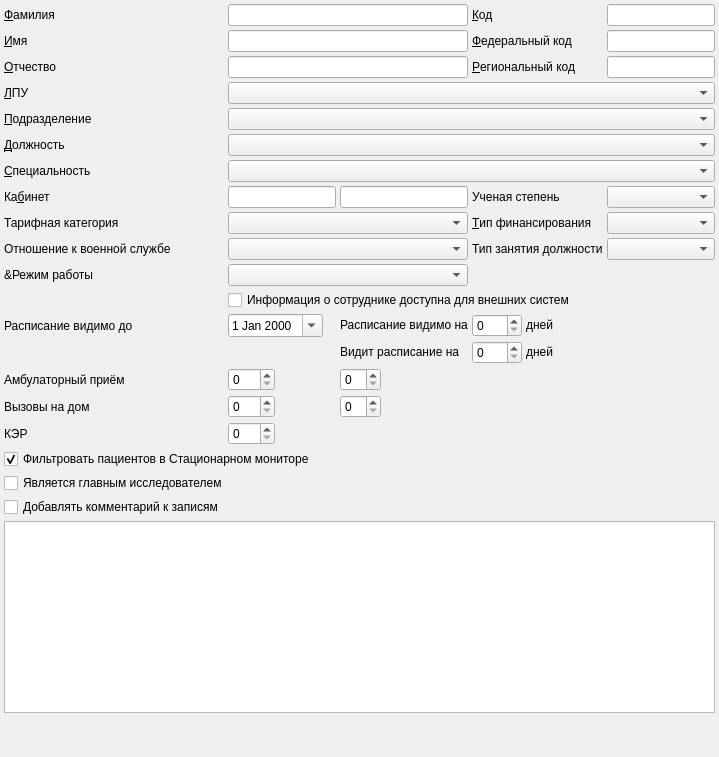
     <widget class="QWidget" name="tabGeneral">
      <attribute name="title">
       <string>Общие</string>
      </attribute>
      <layout class="QGridLayout" name="gridLayout">
       <property name="margin">
        <number>4</number>
       </property>
       <property name="spacing">
        <number>4</number>
       </property>
       <item row="4" column="0">
        <widget class="QLabel" name="lblOrgStructure">
         <property name="sizePolicy">
          <sizepolicy hsizetype="Maximum" vsizetype="Preferred">
           <horstretch>0</horstretch>
           <verstretch>0</verstretch>
          </sizepolicy>
         </property>
         <property name="text">
          <string>&amp;Подразделение</string>
         </property>
         <property name="buddy">
          <cstring>cmbOrgStructure</cstring>
         </property>
        </widget>
       </item>
       <item row="19" column="2">
        <widget class="QSpinBox" name="edtAmbPlan2">
         <property name="sizePolicy">
          <sizepolicy hsizetype="Maximum" vsizetype="Fixed">
           <horstretch>0</horstretch>
           <verstretch>0</verstretch>
          </sizepolicy>
         </property>
         <property name="toolTip">
          <string>План амбулаторного приёма, второй период</string>
         </property>
        </widget>
       </item>
       <item row="9" column="0">
        <widget class="QLabel" name="lblOffice">
         <property name="sizePolicy">
          <sizepolicy hsizetype="Maximum" vsizetype="Preferred">
           <horstretch>0</horstretch>
           <verstretch>0</verstretch>
          </sizepolicy>
         </property>
         <property name="text">
          <string>Ка&amp;бинет</string>
         </property>
         <property name="buddy">
          <cstring>edtOffice</cstring>
         </property>
        </widget>
       </item>
       <item row="33" column="0" colspan="7">
        <spacer name="verticalSpacer_2">
         <property name="orientation">
          <enum>Qt::Vertical</enum>
         </property>
         <property name="sizeHint" stdset="0">
          <size>
           <width>20</width>
           <height>40</height>
          </size>
         </property>
        </spacer>
       </item>
       <item row="1" column="0">
        <widget class="QLabel" name="lblFirstName">
         <property name="sizePolicy">
          <sizepolicy hsizetype="Maximum" vsizetype="Preferred">
           <horstretch>0</horstretch>
           <verstretch>0</verstretch>
          </sizepolicy>
         </property>
         <property name="text">
          <string>&amp;Имя</string>
         </property>
         <property name="buddy">
          <cstring>edtFirstName</cstring>
         </property>
        </widget>
       </item>
       <item row="0" column="6">
        <widget class="QLineEdit" name="edtCode">
         <property name="sizePolicy">
          <sizepolicy hsizetype="Preferred" vsizetype="Fixed">
           <horstretch>0</horstretch>
           <verstretch>0</verstretch>
          </sizepolicy>
         </property>
        </widget>
       </item>
       <item row="1" column="1" colspan="3">
        <widget class="QLineEdit" name="edtFirstName">
         <property name="sizePolicy">
          <sizepolicy hsizetype="Preferred" vsizetype="Fixed">
           <horstretch>0</horstretch>
           <verstretch>0</verstretch>
          </sizepolicy>
         </property>
        </widget>
       </item>
       <item row="16" column="1" colspan="5">
        <widget class="QCheckBox" name="chkAvailableForExternal">
         <property name="sizePolicy">
          <sizepolicy hsizetype="Preferred" vsizetype="Fixed">
           <horstretch>0</horstretch>
           <verstretch>0</verstretch>
          </sizepolicy>
         </property>
         <property name="text">
          <string>Информация о сотруднике доступна для внешних систем</string>
         </property>
        </widget>
       </item>
       <item row="17" column="2" colspan="2">
        <widget class="QLabel" name="lblTimelineAccessibilityDays">
         <property name="sizePolicy">
          <sizepolicy hsizetype="Maximum" vsizetype="Maximum">
           <horstretch>0</horstretch>
           <verstretch>0</verstretch>
          </sizepolicy>
         </property>
         <property name="toolTip">
          <string>Расписание данного врача видно другим пользователям не более, чем на заданное количество дней. Ограничение может быть снято или усилено некоторыми правами и настройками.
0 = видимость не ограничена.</string>
         </property>
         <property name="text">
          <string>Расписание видимо на</string>
         </property>
         <property name="wordWrap">
          <bool>false</bool>
         </property>
         <property name="buddy">
          <cstring>edtTimelineAccessibilityDays</cstring>
         </property>
        </widget>
       </item>
       <item row="12" column="0">
        <widget class="QLabel" name="lblIsReservist">
         <property name="sizePolicy">
          <sizepolicy hsizetype="Maximum" vsizetype="Preferred">
           <horstretch>0</horstretch>
           <verstretch>0</verstretch>
          </sizepolicy>
         </property>
         <property name="text">
          <string>Отношение к военной службе</string>
         </property>
         <property name="buddy">
          <cstring>edtRetireDate</cstring>
         </property>
        </widget>
       </item>
       <item row="17" column="5">
        <widget class="QLabel" name="lblTimelineAccessibilityDaysSuffix">
         <property name="sizePolicy">
          <sizepolicy hsizetype="Preferred" vsizetype="Maximum">
           <horstretch>0</horstretch>
           <verstretch>0</verstretch>
          </sizepolicy>
         </property>
         <property name="text">
          <string>дней</string>
         </property>
        </widget>
       </item>
       <item row="17" column="1">
        <widget class="CDateEdit" name="edtLastAccessibleTimelineDate">
         <property name="enabled">
          <bool>true</bool>
         </property>
         <property name="sizePolicy">
          <sizepolicy hsizetype="Maximum" vsizetype="Fixed">
           <horstretch>0</horstretch>
           <verstretch>0</verstretch>
          </sizepolicy>
         </property>
         <property name="toolTip">
          <string>Если это поле заполнено,
то указанная дата используется как предельная дата до которой видно расписание.</string>
         </property>
         <property name="calendarPopup">
          <bool>true</bool>
         </property>
        </widget>
       </item>
       <item row="17" column="4">
        <widget class="QSpinBox" name="edtTimelineAccessibilityDays">
         <property name="enabled">
          <bool>true</bool>
         </property>
         <property name="sizePolicy">
          <sizepolicy hsizetype="Preferred" vsizetype="Fixed">
           <horstretch>0</horstretch>
           <verstretch>0</verstretch>
          </sizepolicy>
         </property>
         <property name="maximumSize">
          <size>
           <width>50</width>
           <height>16777215</height>
          </size>
         </property>
         <property name="toolTip">
          <string>Расписание данного врача видно другим пользователям не более, чем на заданное количество дней. Ограничение может быть снято или усилено некоторыми правами и настройками.
0 = видимость не ограничена.</string>
         </property>
         <property name="suffix">
          <string/>
         </property>
         <property name="maximum">
          <number>999</number>
         </property>
        </widget>
       </item>
       <item row="9" column="1">
        <widget class="QLineEdit" name="edtOffice">
         <property name="sizePolicy">
          <sizepolicy hsizetype="Preferred" vsizetype="Fixed">
           <horstretch>0</horstretch>
           <verstretch>0</verstretch>
          </sizepolicy>
         </property>
        </widget>
       </item>
       <item row="9" column="2" colspan="2">
        <widget class="QLineEdit" name="edtOffice2"/>
       </item>
       <item row="17" column="0">
        <widget class="QLabel" name="lblLastAccessibleTimelineDate">
         <property name="sizePolicy">
          <sizepolicy hsizetype="Preferred" vsizetype="Minimum">
           <horstretch>0</horstretch>
           <verstretch>0</verstretch>
          </sizepolicy>
         </property>
         <property name="text">
          <string>Расписание видимо до</string>
         </property>
         <property name="wordWrap">
          <bool>false</bool>
         </property>
         <property name="buddy">
          <cstring>edtLastAccessibleTimelineDate</cstring>
         </property>
        </widget>
       </item>
       <item row="2" column="0">
        <widget class="QLabel" name="lblPatrName">
         <property name="sizePolicy">
          <sizepolicy hsizetype="Maximum" vsizetype="Preferred">
           <horstretch>0</horstretch>
           <verstretch>0</verstretch>
          </sizepolicy>
         </property>
         <property name="text">
          <string>&amp;Отчество</string>
         </property>
         <property name="buddy">
          <cstring>edtPatrName</cstring>
         </property>
        </widget>
       </item>
       <item row="0" column="0">
        <widget class="QLabel" name="lblLastName">
         <property name="sizePolicy">
          <sizepolicy hsizetype="Maximum" vsizetype="Preferred">
           <horstretch>0</horstretch>
           <verstretch>0</verstretch>
          </sizepolicy>
         </property>
         <property name="text">
          <string>&amp;Фамилия</string>
         </property>
         <property name="buddy">
          <cstring>edtLastName</cstring>
         </property>
        </widget>
       </item>
       <item row="23" column="2">
        <widget class="QSpinBox" name="edtHomePlan2">
         <property name="sizePolicy">
          <sizepolicy hsizetype="Maximum" vsizetype="Fixed">
           <horstretch>0</horstretch>
           <verstretch>0</verstretch>
          </sizepolicy>
         </property>
         <property name="toolTip">
          <string>План по вызовам на дом, второй период</string>
         </property>
        </widget>
       </item>
       <item row="9" column="4" colspan="2">
        <widget class="QLabel" name="lblAcademicDegree">
         <property name="sizePolicy">
          <sizepolicy hsizetype="Preferred" vsizetype="Preferred">
           <horstretch>0</horstretch>
           <verstretch>0</verstretch>
          </sizepolicy>
         </property>
         <property name="text">
          <string>Ученая степень</string>
         </property>
         <property name="buddy">
          <cstring>cmbAcademicDegree</cstring>
         </property>
        </widget>
       </item>
       <item row="10" column="1" colspan="3">
        <widget class="CRBComboBox" name="cmbTariffCategory"/>
       </item>
       <item row="9" column="6">
        <widget class="CEnumComboBox" name="cmbAcademicDegree"/>
       </item>
       <item row="10" column="0">
        <widget class="QLabel" name="lblTariffCategory">
         <property name="text">
          <string>Тарифная категория</string>
         </property>
         <property name="buddy">
          <cstring>cmbTariffCategory</cstring>
         </property>
        </widget>
       </item>
       <item row="0" column="1" colspan="3">
        <widget class="QLineEdit" name="edtLastName">
         <property name="sizePolicy">
          <sizepolicy hsizetype="Preferred" vsizetype="Fixed">
           <horstretch>0</horstretch>
           <verstretch>0</verstretch>
          </sizepolicy>
         </property>
        </widget>
       </item>
       <item row="2" column="1" colspan="3">
        <widget class="QLineEdit" name="edtPatrName">
         <property name="sizePolicy">
          <sizepolicy hsizetype="Preferred" vsizetype="Fixed">
           <horstretch>0</horstretch>
           <verstretch>0</verstretch>
          </sizepolicy>
         </property>
        </widget>
       </item>
       <item row="1" column="6">
        <widget class="QLineEdit" name="edtFederalCode">
         <property name="sizePolicy">
          <sizepolicy hsizetype="Preferred" vsizetype="Fixed">
           <horstretch>0</horstretch>
           <verstretch>0</verstretch>
          </sizepolicy>
         </property>
        </widget>
       </item>
       <item row="0" column="4" colspan="2">
        <widget class="QLabel" name="lblCode">
         <property name="sizePolicy">
          <sizepolicy hsizetype="Preferred" vsizetype="Preferred">
           <horstretch>0</horstretch>
           <verstretch>0</verstretch>
          </sizepolicy>
         </property>
         <property name="text">
          <string>&amp;Код</string>
         </property>
         <property name="buddy">
          <cstring>edtCode</cstring>
         </property>
        </widget>
       </item>
       <item row="1" column="4" colspan="2">
        <widget class="QLabel" name="lblFederalCode">
         <property name="sizePolicy">
          <sizepolicy hsizetype="Preferred" vsizetype="Preferred">
           <horstretch>0</horstretch>
           <verstretch>0</verstretch>
          </sizepolicy>
         </property>
         <property name="text">
          <string>&amp;Федеральный код</string>
         </property>
         <property name="buddy">
          <cstring>edtFederalCode</cstring>
         </property>
        </widget>
       </item>
       <item row="14" column="1" colspan="3">
        <widget class="CEnumComboBox" name="cmbEmploymentType"/>
       </item>
       <item row="2" column="4" colspan="2">
        <widget class="QLabel" name="lblRegionalCode">
         <property name="sizePolicy">
          <sizepolicy hsizetype="Preferred" vsizetype="Preferred">
           <horstretch>0</horstretch>
           <verstretch>0</verstretch>
          </sizepolicy>
         </property>
         <property name="text">
          <string>&amp;Региональный код</string>
         </property>
         <property name="buddy">
          <cstring>edtRegionalCode</cstring>
         </property>
        </widget>
       </item>
       <item row="29" column="0">
        <widget class="QCheckBox" name="chkAddComment">
         <property name="text">
          <string>Добавлять комментарий к записям</string>
         </property>
        </widget>
       </item>
       <item row="24" column="1">
        <widget class="QSpinBox" name="edtExpPlan">
         <property name="sizePolicy">
          <sizepolicy hsizetype="Maximum" vsizetype="Fixed">
           <horstretch>0</horstretch>
           <verstretch>0</verstretch>
          </sizepolicy>
         </property>
         <property name="toolTip">
          <string>План КЭР</string>
         </property>
         <property name="maximum">
          <number>999</number>
         </property>
        </widget>
       </item>
       <item row="3" column="0">
        <widget class="QLabel" name="lblOrg">
         <property name="sizePolicy">
          <sizepolicy hsizetype="Maximum" vsizetype="Preferred">
           <horstretch>0</horstretch>
           <verstretch>0</verstretch>
          </sizepolicy>
         </property>
         <property name="text">
          <string>&amp;ЛПУ</string>
         </property>
         <property name="buddy">
          <cstring>cmbOrg</cstring>
         </property>
        </widget>
       </item>
       <item row="3" column="1" colspan="6">
        <widget class="CPolyclinicComboBox" name="cmbOrg"/>
       </item>
       <item row="4" column="1" colspan="6">
        <widget class="COrgStructureComboBox" name="cmbOrgStructure"/>
       </item>
       <item row="6" column="1" colspan="6">
        <widget class="CRBComboBox" name="cmbSpeciality"/>
       </item>
       <item row="10" column="6">
        <widget class="CRBComboBox" name="cmbFinance">
         <property name="sizePolicy">
          <sizepolicy hsizetype="Preferred" vsizetype="Fixed">
           <horstretch>0</horstretch>
           <verstretch>0</verstretch>
          </sizepolicy>
         </property>
         <property name="toolTip">
          <string>&lt;html&gt;&lt;head&gt;&lt;meta name=&quot;qrichtext&quot; content=&quot;1&quot; /&gt;&lt;style type=&quot;text/css&quot;&gt;
p, li { white-space: pre-wrap; }
&lt;/style&gt;&lt;/head&gt;&lt;body style=&quot; font-family:'MS Shell Dlg 2'; font-size:8.25pt; font-weight:400; font-style:normal; text-decoration:none;&quot;&gt;
&lt;p style=&quot; margin-top:0px; margin-bottom:0px; margin-left:0px; margin-right:0px; -qt-block-indent:0; text-indent:0px;&quot;&gt;Тип финансирования для визитов&lt;/p&gt;&lt;/body&gt;&lt;/html&gt;</string>
         </property>
        </widget>
       </item>
       <item row="23" column="0">
        <widget class="QLabel" name="lblHomePlan">
         <property name="sizePolicy">
          <sizepolicy hsizetype="Maximum" vsizetype="Preferred">
           <horstretch>0</horstretch>
           <verstretch>0</verstretch>
          </sizepolicy>
         </property>
         <property name="text">
          <string>Вызовы на дом</string>
         </property>
         <property name="buddy">
          <cstring>edtHomePlan</cstring>
         </property>
        </widget>
       </item>
       <item row="19" column="0">
        <widget class="QLabel" name="lblAmbPlan">
         <property name="sizePolicy">
          <sizepolicy hsizetype="Maximum" vsizetype="Preferred">
           <horstretch>0</horstretch>
           <verstretch>0</verstretch>
          </sizepolicy>
         </property>
         <property name="text">
          <string>Амбулаторный приём</string>
         </property>
         <property name="buddy">
          <cstring>edtAmbPlan</cstring>
         </property>
        </widget>
       </item>
       <item row="24" column="0">
        <widget class="QLabel" name="lblExpPlan">
         <property name="sizePolicy">
          <sizepolicy hsizetype="Maximum" vsizetype="Preferred">
           <horstretch>0</horstretch>
           <verstretch>0</verstretch>
          </sizepolicy>
         </property>
         <property name="text">
          <string>КЭР</string>
         </property>
         <property name="buddy">
          <cstring>edtExpPlan</cstring>
         </property>
        </widget>
       </item>
       <item row="23" column="1">
        <widget class="QSpinBox" name="edtHomePlan">
         <property name="sizePolicy">
          <sizepolicy hsizetype="Maximum" vsizetype="Fixed">
           <horstretch>0</horstretch>
           <verstretch>0</verstretch>
          </sizepolicy>
         </property>
         <property name="toolTip">
          <string>План по вызовам на дом</string>
         </property>
         <property name="maximum">
          <number>999</number>
         </property>
        </widget>
       </item>
       <item row="19" column="1">
        <widget class="QSpinBox" name="edtAmbPlan">
         <property name="sizePolicy">
          <sizepolicy hsizetype="Maximum" vsizetype="Fixed">
           <horstretch>0</horstretch>
           <verstretch>0</verstretch>
          </sizepolicy>
         </property>
         <property name="toolTip">
          <string>План амбулаторного приёма</string>
         </property>
         <property name="maximum">
          <number>999</number>
         </property>
        </widget>
       </item>
       <item row="2" column="6">
        <widget class="QLineEdit" name="edtRegionalCode">
         <property name="sizePolicy">
          <sizepolicy hsizetype="Preferred" vsizetype="Fixed">
           <horstretch>0</horstretch>
           <verstretch>0</verstretch>
          </sizepolicy>
         </property>
        </widget>
       </item>
       <item row="5" column="1" colspan="6">
        <widget class="CRBComboBox" name="cmbPost"/>
       </item>
       <item row="6" column="0">
        <widget class="QLabel" name="lblSpeciality">
         <property name="sizePolicy">
          <sizepolicy hsizetype="Maximum" vsizetype="Preferred">
           <horstretch>0</horstretch>
           <verstretch>0</verstretch>
          </sizepolicy>
         </property>
         <property name="text">
          <string>&amp;Специальность</string>
         </property>
         <property name="buddy">
          <cstring>cmbSpeciality</cstring>
         </property>
        </widget>
       </item>
       <item row="10" column="4" colspan="2">
        <widget class="QLabel" name="lblFinance">
         <property name="sizePolicy">
          <sizepolicy hsizetype="Preferred" vsizetype="Preferred">
           <horstretch>0</horstretch>
           <verstretch>0</verstretch>
          </sizepolicy>
         </property>
         <property name="text">
          <string>&amp;Тип финансирования</string>
         </property>
         <property name="buddy">
          <cstring>cmbFinance</cstring>
         </property>
        </widget>
       </item>
       <item row="14" column="0">
        <widget class="QLabel" name="lblEmploymentType">
         <property name="sizePolicy">
          <sizepolicy hsizetype="Maximum" vsizetype="Preferred">
           <horstretch>0</horstretch>
           <verstretch>0</verstretch>
          </sizepolicy>
         </property>
         <property name="text">
          <string>&amp;Режим работы</string>
         </property>
         <property name="buddy">
          <cstring>edtRetireDate</cstring>
         </property>
        </widget>
       </item>
       <item row="5" column="0">
        <widget class="QLabel" name="lblPost">
         <property name="sizePolicy">
          <sizepolicy hsizetype="Maximum" vsizetype="Preferred">
           <horstretch>0</horstretch>
           <verstretch>0</verstretch>
          </sizepolicy>
         </property>
         <property name="text">
          <string>&amp;Должность</string>
         </property>
         <property name="buddy">
          <cstring>cmbPost</cstring>
         </property>
        </widget>
       </item>
       <item row="18" column="4">
        <widget class="QSpinBox" name="edtCanSeeDays">
         <property name="enabled">
          <bool>true</bool>
         </property>
         <property name="sizePolicy">
          <sizepolicy hsizetype="Preferred" vsizetype="Fixed">
           <horstretch>0</horstretch>
           <verstretch>0</verstretch>
          </sizepolicy>
         </property>
         <property name="maximumSize">
          <size>
           <width>50</width>
           <height>16777215</height>
          </size>
         </property>
         <property name="toolTip">
          <string>Данный пользователь видит расписание других врачей не более, чем на заданное количество дней. Ограничение может быть снято или усилено некоторыми правами и настройками.
0 = видимость не ограничена.</string>
         </property>
         <property name="suffix">
          <string/>
         </property>
         <property name="maximum">
          <number>999</number>
         </property>
        </widget>
       </item>
       <item row="18" column="5">
        <widget class="QLabel" name="lblCanSeeDaysSuffix">
         <property name="sizePolicy">
          <sizepolicy hsizetype="Preferred" vsizetype="Maximum">
           <horstretch>0</horstretch>
           <verstretch>0</verstretch>
          </sizepolicy>
         </property>
         <property name="text">
          <string>дней</string>
         </property>
        </widget>
       </item>
       <item row="18" column="2" colspan="2">
        <widget class="QLabel" name="lblCanSeeDays">
         <property name="sizePolicy">
          <sizepolicy hsizetype="Maximum" vsizetype="Maximum">
           <horstretch>0</horstretch>
           <verstretch>0</verstretch>
          </sizepolicy>
         </property>
         <property name="toolTip">
          <string>Данный пользователь видит расписание других врачей не более, чем на заданное количество дней. Ограничение может быть снято или усилено некоторыми правами и настройками.
0 = видимость не ограничена.</string>
         </property>
         <property name="text">
          <string>Видит расписание на</string>
         </property>
         <property name="wordWrap">
          <bool>false</bool>
         </property>
         <property name="buddy">
          <cstring>edtCanSeeDays</cstring>
         </property>
        </widget>
       </item>
       <item row="27" column="0" colspan="2">
        <widget class="QCheckBox" name="chkDefaultInHB">
         <property name="text">
          <string>Фильтровать пациентов в Стационарном мониторе</string>
         </property>
         <property name="checked">
          <bool>true</bool>
         </property>
        </widget>
       </item>
       <item row="28" column="0" colspan="6">
        <widget class="QCheckBox" name="chkInvestigator">
         <property name="text">
          <string>Является главным исcледователем</string>
         </property>
        </widget>
       </item>
       <item row="31" column="0" colspan="7">
        <widget class="QTextEdit" name="edtComment"/>
       </item>
       <item row="12" column="1" colspan="3">
        <widget class="CEnumComboBox" name="cmbIsReservist"/>
       </item>
       <item row="12" column="6">
        <widget class="CEnumComboBox" name="cmbOccupationType"/>
       </item>
       <item row="12" column="4" colspan="2">
        <widget class="QLabel" name="lblOccupationType">
         <property name="sizePolicy">
          <sizepolicy hsizetype="Preferred" vsizetype="Preferred">
           <horstretch>0</horstretch>
           <verstretch>0</verstretch>
          </sizepolicy>
         </property>
         <property name="text">
          <string>Тип занятия должности</string>
         </property>
         <property name="buddy">
          <cstring>edtRetireDate</cstring>
         </property>
        </widget>
       </item>
      </layout>
     </widget>
